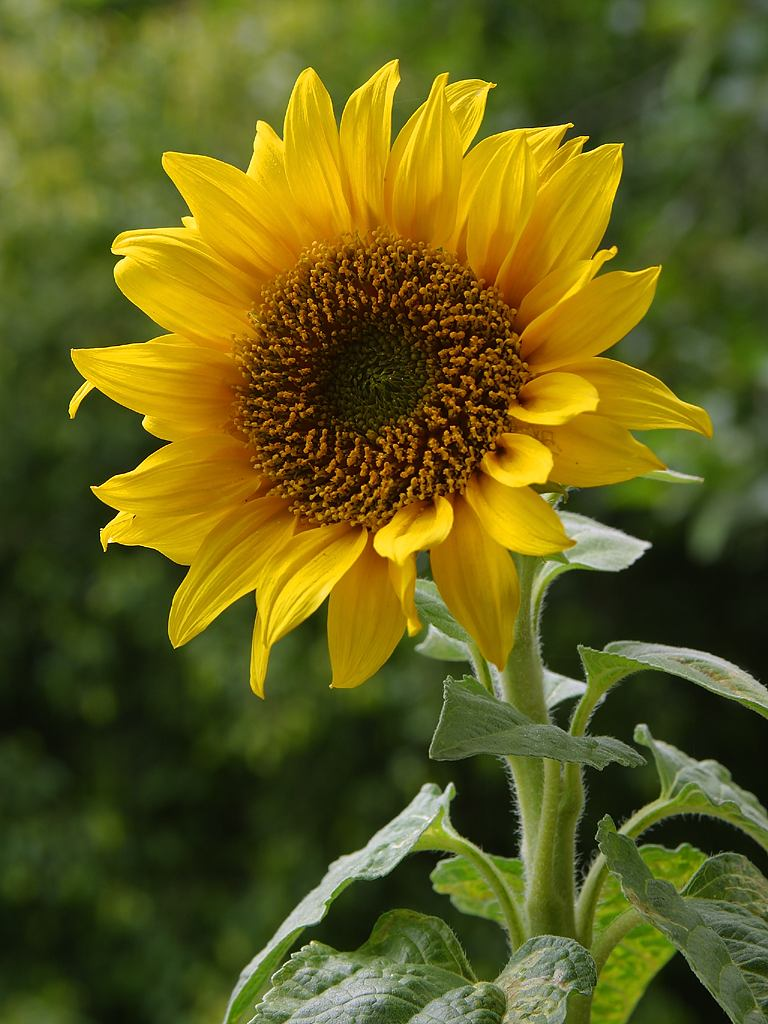
#> input picture section1_Introduction_To_Comptuer_Vision/lesson_5/images/sunflower.jpg, 768 x 1024 px
$ python canny_edge_detection.py
#> lines starting #> are read from the running program, lines starting #| are printed output that depends on the picture; after the words box and inside, x2 and y2 are one past the last pixel; in counts of white or black regions, pixels touching at a corner belong together
# canny edge detection

from cv2 import cvtColor
import numpy as np
import matplotlib.pyplot as plt
import cv2

image = cv2.imread('images/sunflower.jpg')
#> image is the input picture: shape (1024, 768, 3); mean B, G, R 27.4, 94.7, 98.3
image_copy = np.copy(image)

image_copy = cv2.cvtColor(image_copy,cv2.COLOR_BGR2RGB)

gray = cv2.cvtColor(image_copy, cv2.COLOR_RGB2GRAY);
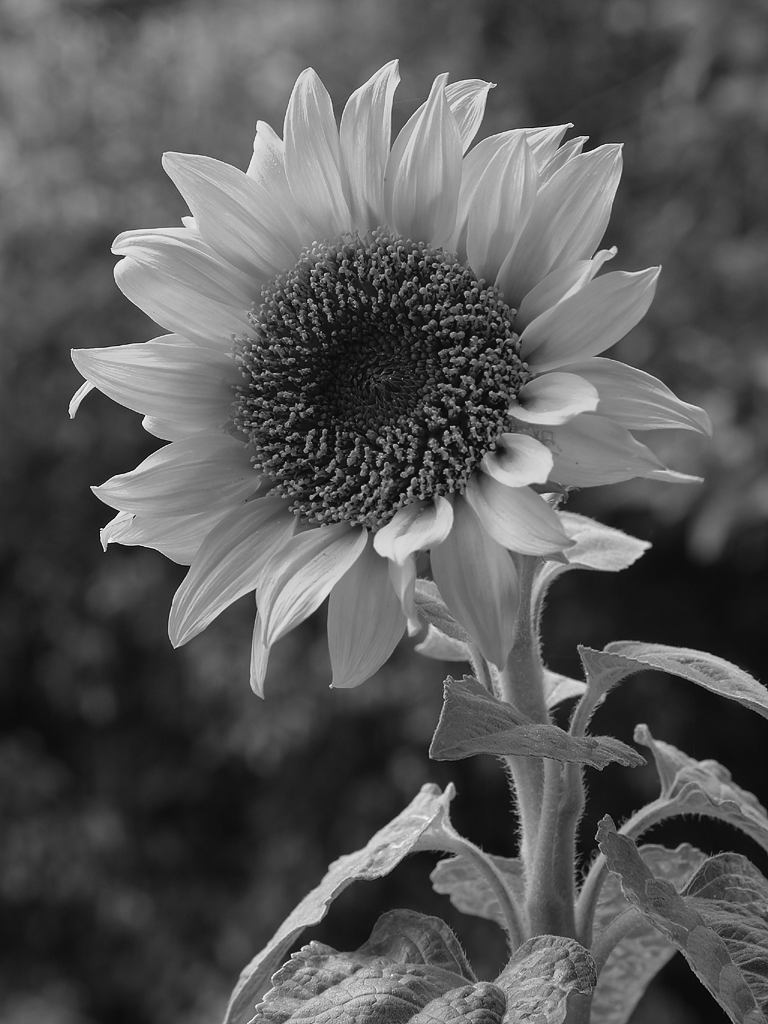
#> gray: shape (1024, 768); min 1, max 253, mean 88.1
# plt.imshow( gray,cmap='gray')
# plt.show()

wide = cv2.Canny(gray, 30,100)
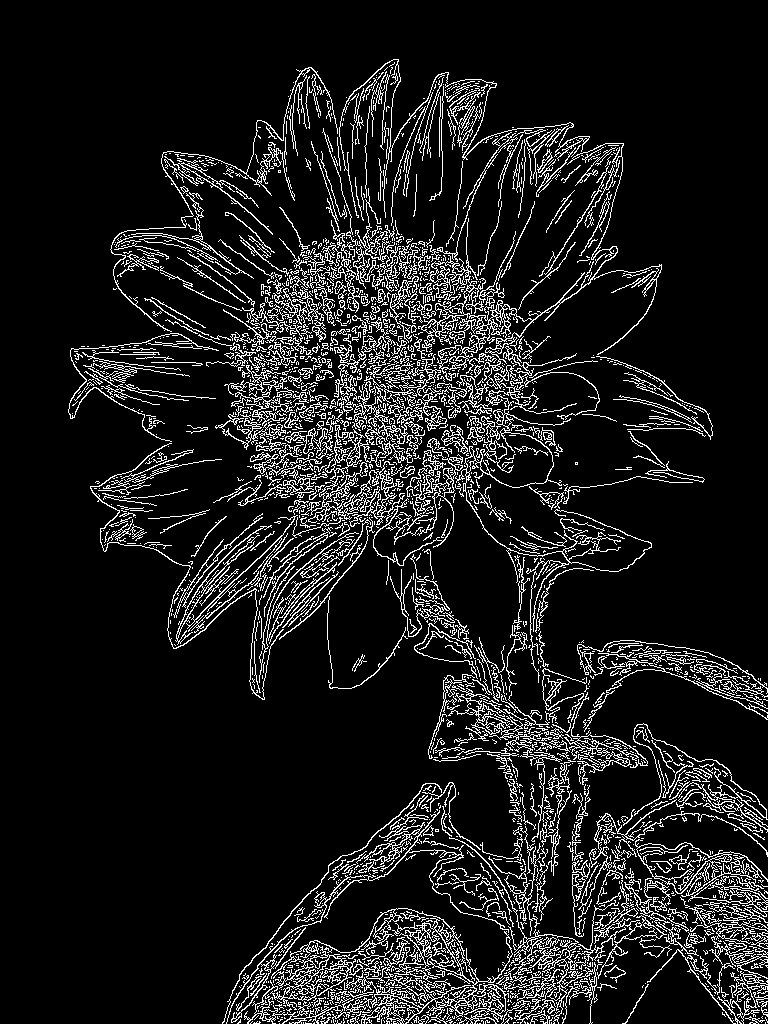
#> wide: shape (1024, 768); 10.7% white in thin lines or dots, all inside (x1, y1, x2, y2) = (68, 59, 768, 1024)
tight = cv2.Canny(gray,200,240)
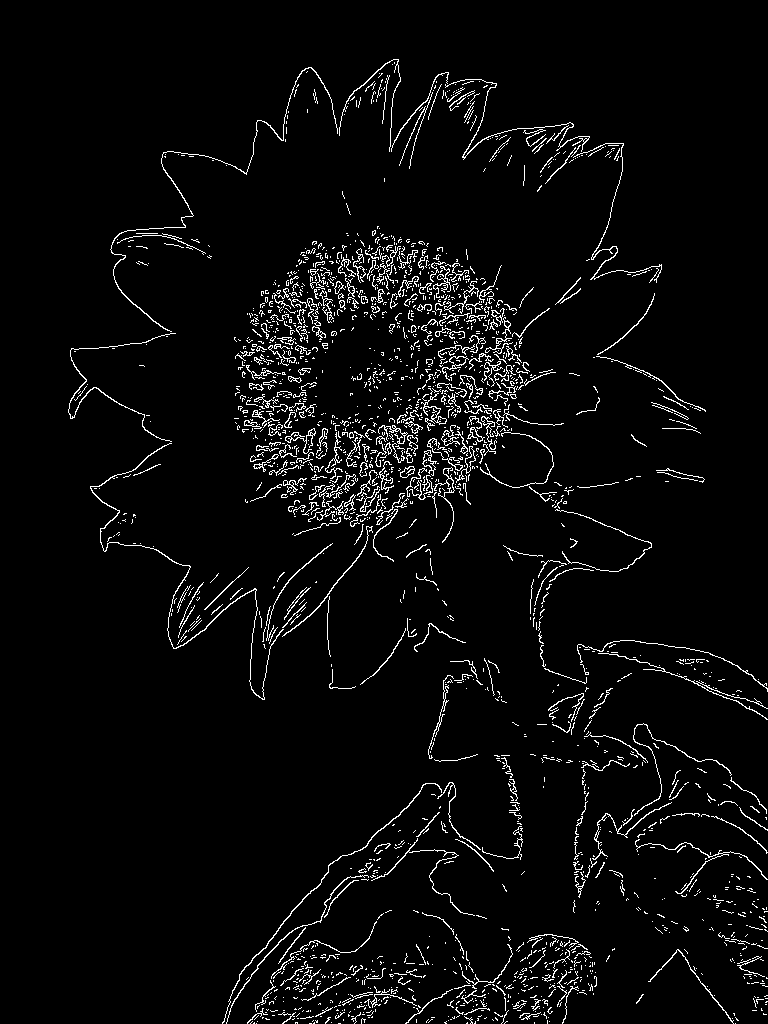
#> tight: shape (1024, 768); 4% white in thin lines or dots, all inside (x1, y1, x2, y2) = (68, 59, 768, 1024)

f, (ax1,ax2) = plt.subplots(1,2,figsize=(20,10))

ax1.set_title('wide')
ax1.imshow(wide, cmap='gray')

ax2.set_title('tight')
ax2.imshow(tight, cmap='gray')
plt.show()
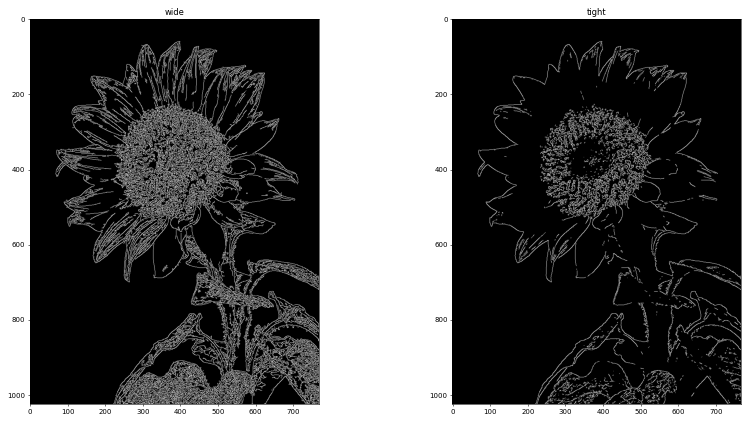
#> figure drawn by matplotlib, 2 panels

$ run again, with section1_Introduction_To_Comptuer_Vision/lesson_5/images/birds.jpg copied over section1_Introduction_To_Comptuer_Vision/lesson_5/images/sunflower.jpg
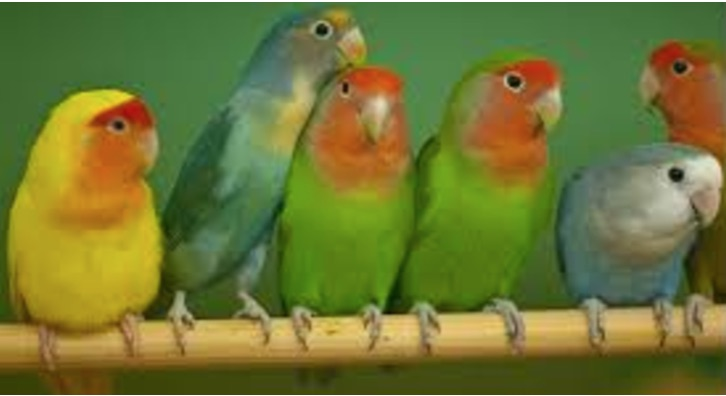
#> input picture section1_Introduction_To_Comptuer_Vision/lesson_5/images/birds.jpg, 726 x 396 px
#> image is the input picture: shape (396, 726, 3); mean B, G, R 52.2, 118.2, 111.1
#> `wide = cv2.Canny(gray, 30,100)`:
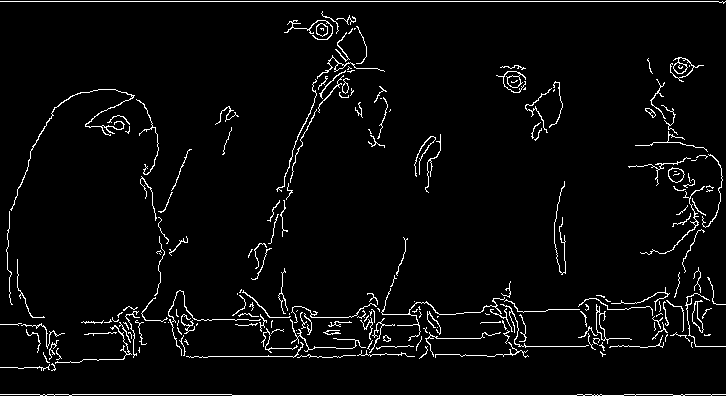
#> wide: shape (396, 726); 3.8% white in thin lines or dots
#> tight: shape (396, 726); 0.86% white in thin lines or dots
#> `plt.show()`:
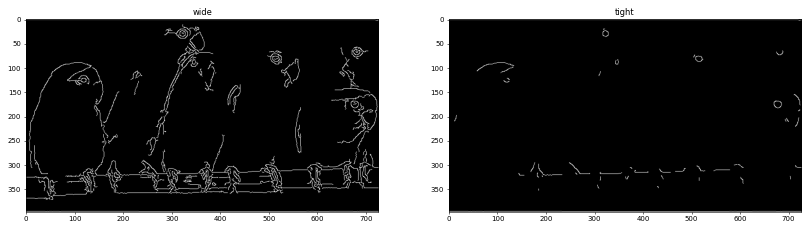
#> figure drawn by matplotlib, 2 panels

$ run again, with section1_Introduction_To_Comptuer_Vision/lesson_5/images/brain_MR.jpg copied over section1_Introduction_To_Comptuer_Vision/lesson_5/images/sunflower.jpg
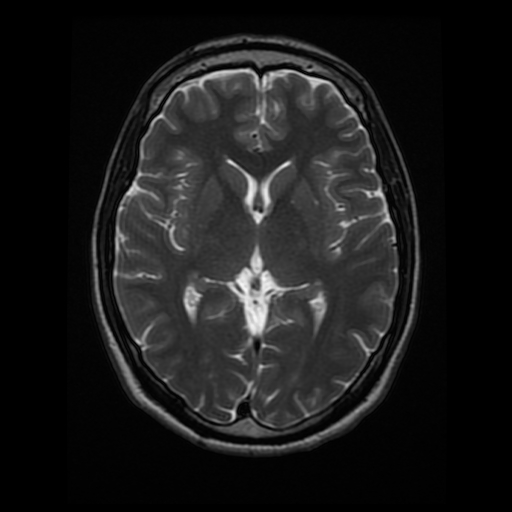
#> input picture section1_Introduction_To_Comptuer_Vision/lesson_5/images/brain_MR.jpg, 512 x 512 px
#> image is the input picture: shape (512, 512, 3); min 0, max 247, mean 26.9
#> `wide = cv2.Canny(gray, 30,100)`:
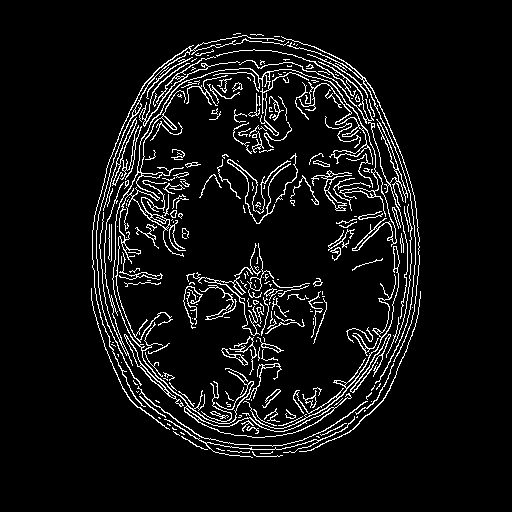
#> wide: shape (512, 512); 6.9% white in thin lines or dots, all inside (x1, y1, x2, y2) = (91, 33, 421, 458)
#> tight: shape (512, 512); 2.8% white in thin lines or dots, all inside (x1, y1, x2, y2) = (92, 37, 420, 450)
#> `plt.show()`:
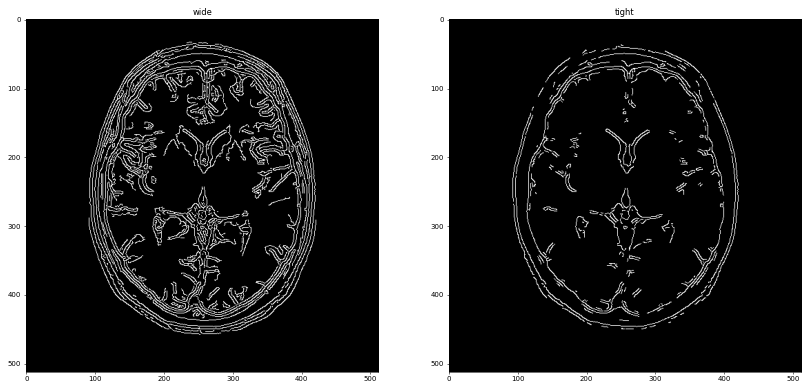
#> figure drawn by matplotlib, 2 panels
